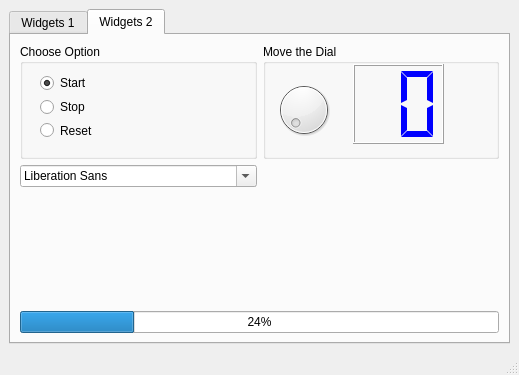
<?xml version="1.0" encoding="UTF-8"?>
<ui version="4.0">
 <class>MainWindow</class>
 <widget class="QMainWindow" name="MainWindow">
  <property name="geometry">
   <rect>
    <x>0</x>
    <y>0</y>
    <width>519</width>
    <height>375</height>
   </rect>
  </property>
  <property name="windowTitle">
   <string>MainWindow</string>
  </property>
  <widget class="QWidget" name="centralwidget">
   <layout class="QGridLayout" name="gridLayout">
    <item row="0" column="0">
     <widget class="QTabWidget" name="tabWidget_1">
      <property name="font">
       <font>
        <weight>50</weight>
        <bold>false</bold>
       </font>
      </property>
      <property name="currentIndex">
       <number>1</number>
      </property>
      <widget class="QWidget" name="tab_widgets_1">
       <property name="toolTip">
        <string/>
       </property>
       <property name="statusTip">
        <string/>
       </property>
       <attribute name="title">
        <string>Widgets 1</string>
       </attribute>
       <layout class="QVBoxLayout" name="verticalLayout">
        <item>
         <layout class="QVBoxLayout" name="verticalLayout_tab_1">
          <item>
           <widget class="QTabWidget" name="tabWidget_2">
            <property name="accessibleName">
             <string/>
            </property>
            <property name="currentIndex">
             <number>1</number>
            </property>
            <widget class="QWidget" name="tab_tree">
             <property name="statusTip">
              <string/>
             </property>
             <attribute name="title">
              <string>Tree</string>
             </attribute>
             <layout class="QHBoxLayout" name="horizontalLayout">
              <item>
               <layout class="QVBoxLayout" name="verticalLayout_2">
                <item>
                 <widget class="QTreeWidget" name="treeWidget">
                  <column>
                   <property name="text">
                    <string>Header 1</string>
                   </property>
                  </column>
                  <column>
                   <property name="text">
                    <string>New Column</string>
                   </property>
                  </column>
                  <item>
                   <property name="text">
                    <string>Item1</string>
                   </property>
                   <item>
                    <property name="text">
                     <string>Subitem1</string>
                    </property>
                   </item>
                  </item>
                 </widget>
                </item>
               </layout>
              </item>
             </layout>
            </widget>
            <widget class="QWidget" name="tab_calendar">
             <property name="statusTip">
              <string/>
             </property>
             <attribute name="title">
              <string>Calendar</string>
             </attribute>
             <layout class="QVBoxLayout" name="verticalLayout_3">
              <item>
               <widget class="QDateEdit" name="dateEdit">
                <property name="alignment">
                 <set>Qt::AlignCenter</set>
                </property>
               </widget>
              </item>
              <item>
               <widget class="QCalendarWidget" name="calendarWidget"/>
              </item>
             </layout>
            </widget>
           </widget>
          </item>
         </layout>
        </item>
       </layout>
      </widget>
      <widget class="QWidget" name="tab_widgets_2">
       <property name="toolTip">
        <string/>
       </property>
       <property name="statusTip">
        <string/>
       </property>
       <attribute name="title">
        <string>Widgets 2</string>
       </attribute>
       <layout class="QGridLayout" name="gridLayout_2">
        <item row="2" column="1">
         <spacer name="verticalSpacer_2">
          <property name="orientation">
           <enum>Qt::Vertical</enum>
          </property>
          <property name="sizeType">
           <enum>QSizePolicy::Maximum</enum>
          </property>
          <property name="sizeHint" stdset="0">
           <size>
            <width>20</width>
            <height>140</height>
           </size>
          </property>
         </spacer>
        </item>
        <item row="3" column="0" colspan="2">
         <widget class="QProgressBar" name="progressBar">
          <property name="value">
           <number>24</number>
          </property>
         </widget>
        </item>
        <item row="0" column="0">
         <widget class="QGroupBox" name="groupBox">
          <property name="title">
           <string>Choose Option</string>
          </property>
          <widget class="QWidget" name="layoutWidget">
           <property name="geometry">
            <rect>
             <x>20</x>
             <y>30</y>
             <width>114</width>
             <height>65</height>
            </rect>
           </property>
           <layout class="QVBoxLayout" name="verticalLayout_4">
            <item>
             <widget class="QRadioButton" name="radioButton_start">
              <property name="statusTip">
               <string>This is the default option</string>
              </property>
              <property name="text">
               <string>Start</string>
              </property>
              <property name="checked">
               <bool>true</bool>
              </property>
             </widget>
            </item>
            <item>
             <widget class="QRadioButton" name="radioButton_start_stop">
              <property name="statusTip">
               <string>Click to reset the Progress bar</string>
              </property>
              <property name="text">
               <string>Stop</string>
              </property>
             </widget>
            </item>
            <item>
             <widget class="QRadioButton" name="radioButton_reset">
              <property name="statusTip">
               <string>Option 2:  Select to...</string>
              </property>
              <property name="text">
               <string>Reset</string>
              </property>
             </widget>
            </item>
           </layout>
          </widget>
         </widget>
        </item>
        <item row="0" column="1">
         <widget class="QGroupBox" name="groupBox_2">
          <property name="title">
           <string>Move the Dial</string>
          </property>
          <widget class="QWidget" name="verticalLayoutWidget">
           <property name="geometry">
            <rect>
             <x>10</x>
             <y>30</y>
             <width>61</width>
             <height>71</height>
            </rect>
           </property>
           <layout class="QVBoxLayout" name="verticalLayout_5">
            <item>
             <widget class="QDial" name="dial"/>
            </item>
           </layout>
          </widget>
          <widget class="QWidget" name="verticalLayoutWidget_2">
           <property name="geometry">
            <rect>
             <x>90</x>
             <y>20</y>
             <width>91</width>
             <height>80</height>
            </rect>
           </property>
           <layout class="QVBoxLayout" name="verticalLayout_6">
            <item>
             <widget class="QLCDNumber" name="lcdNumber">
              <property name="palette">
               <palette>
                <active>
                 <colorrole role="WindowText">
                  <brush brushstyle="SolidPattern">
                   <color alpha="255">
                    <red>0</red>
                    <green>0</green>
                    <blue>255</blue>
                   </color>
                  </brush>
                 </colorrole>
                </active>
                <inactive>
                 <colorrole role="WindowText">
                  <brush brushstyle="SolidPattern">
                   <color alpha="255">
                    <red>0</red>
                    <green>0</green>
                    <blue>255</blue>
                   </color>
                  </brush>
                 </colorrole>
                </inactive>
                <disabled>
                 <colorrole role="WindowText">
                  <brush brushstyle="SolidPattern">
                   <color alpha="255">
                    <red>120</red>
                    <green>120</green>
                    <blue>120</blue>
                   </color>
                  </brush>
                 </colorrole>
                </disabled>
               </palette>
              </property>
              <property name="digitCount">
               <number>2</number>
              </property>
              <property name="mode">
               <enum>QLCDNumber::Dec</enum>
              </property>
              <property name="segmentStyle">
               <enum>QLCDNumber::Flat</enum>
              </property>
             </widget>
            </item>
           </layout>
          </widget>
         </widget>
        </item>
        <item row="2" column="0">
         <layout class="QVBoxLayout" name="verticalLayout_7">
          <item>
           <widget class="QFontComboBox" name="fontComboBox"/>
          </item>
          <item>
           <widget class="QLabel" name="label">
            <property name="font">
             <font>
              <pointsize>14</pointsize>
             </font>
            </property>
            <property name="text">
             <string/>
            </property>
            <property name="alignment">
             <set>Qt::AlignCenter</set>
            </property>
           </widget>
          </item>
         </layout>
        </item>
       </layout>
      </widget>
     </widget>
    </item>
   </layout>
  </widget>
  <widget class="QStatusBar" name="statusbar">
   <property name="statusTip">
    <string>Status bar</string>
   </property>
  </widget>
 </widget>
 <tabstops>
  <tabstop>tabWidget_2</tabstop>
 </tabstops>
 <resources/>
 <connections>
  <connection>
   <sender>dial</sender>
   <signal>valueChanged(int)</signal>
   <receiver>lcdNumber</receiver>
   <slot>display(int)</slot>
   <hints>
    <hint type="sourcelabel">
     <x>303</x>
     <y>115</y>
    </hint>
    <hint type="destinationlabel">
     <x>385</x>
     <y>127</y>
    </hint>
   </hints>
  </connection>
  <connection>
   <sender>radioButton_start_stop</sender>
   <signal>clicked()</signal>
   <receiver>progressBar</receiver>
   <slot>reset()</slot>
   <hints>
    <hint type="sourcelabel">
     <x>72</x>
     <y>110</y>
    </hint>
    <hint type="destinationlabel">
     <x>68</x>
     <y>331</y>
    </hint>
   </hints>
  </connection>
  <connection>
   <sender>fontComboBox</sender>
   <signal>activated(QString)</signal>
   <receiver>label</receiver>
   <slot>setText(QString)</slot>
   <hints>
    <hint type="sourcelabel">
     <x>138</x>
     <y>177</y>
    </hint>
    <hint type="destinationlabel">
     <x>151</x>
     <y>253</y>
    </hint>
   </hints>
  </connection>
 </connections>
</ui>
